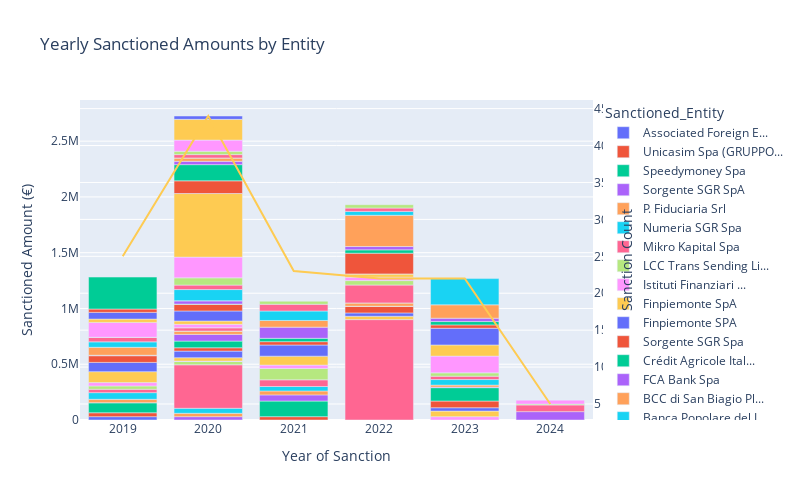

Source (notebook cell):
### Markdown cell above
## yearly trend data

### Code cell
import plotly.express as px
from natsort import natsorted  # Import natural sorting function

def truncate_legend(label):
    max_length = 20
    return label[:max_length] + '...' if len(label) > max_length else label

# Convert 'Date_of_Sanction' column to datetime
df_result['Date_of_Sanction'] = pd.to_datetime(df_result['Date_of_Sanction'])

# Extract year from 'Date_of_Sanction' column
df_result['Year'] = df_result['Date_of_Sanction'].dt.strftime('%Y')

# Group by year and entity, summing the sanctioned amounts
df_yearly = df_result.groupby(['Year', 'Sanctioned_Entity'])['Sanctioned_Amount'].sum().reset_index()

# Convert 'Year' column to integers
df_yearly['Year'] = df_yearly['Year'].astype(int)

# Sort the DataFrame by the 'Year' column
df_yearly = df_yearly.sort_values(by='Year')

# Group by year and count the number of sanctions
sanction_count = df_result.groupby('Year').size().reset_index(name='Sanction_Count')

# Plot the stacked bar chart
fig = px.bar(df_yearly, x='Year', y='Sanctioned_Amount', color='Sanctioned_Entity',
             title="Yearly Sanctioned Amounts by Entity",
             labels={"Year": "Year of Sanction", "Sanctioned_Amount": "Sanctioned Amount (€)"})

# Add line chart for yearly count
fig.add_scatter(x=sanction_count['Year'], y=sanction_count['Sanction_Count'], 
                mode='lines', name='Sanction Count', yaxis='y2')  # Specify y2 for secondary y-axis

fig.update_layout(
    width=800,  # Set a fixed width of 400 pixels
    height=500,  # Set a fixed height
    yaxis2=dict(
        title='Sanction Count',  # Label for secondary y-axis
        overlaying='y',  # Overlay the secondary y-axis on the primary one
        side='right'  # Position the secondary y-axis on the right side
    )
)

# Truncate legend labels
fig.for_each_trace(lambda trace: trace.update(name=truncate_legend(trace.name)))

fig.show()
